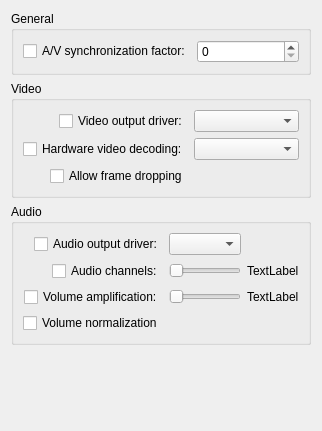
<?xml version="1.0" encoding="UTF-8"?>
<ui version="4.0">
 <class>mpvconfigwidget</class>
 <widget class="QWidget" name="mpvconfigwidget">
  <property name="geometry">
   <rect>
    <x>0</x>
    <y>0</y>
    <width>288</width>
    <height>431</height>
   </rect>
  </property>
  <layout class="QVBoxLayout" name="verticalLayout">
   <property name="sizeConstraint">
    <enum>QLayout::SetMinimumSize</enum>
   </property>
   <item>
    <widget class="QGroupBox" name="groupBox">
     <property name="title">
      <string>General</string>
     </property>
     <layout class="QGridLayout" name="gridLayout">
      <item row="0" column="0" alignment="Qt::AlignRight|Qt::AlignVCenter">
       <widget class="QCheckBox" name="m_avSyncCheckbox">
        <property name="text">
         <string>A/V synchronization factor:</string>
        </property>
       </widget>
      </item>
      <item row="0" column="1">
       <widget class="QSpinBox" name="m_avSyncValue"/>
      </item>
     </layout>
    </widget>
   </item>
   <item>
    <widget class="QGroupBox" name="groupBox_2">
     <property name="title">
      <string>Video</string>
     </property>
     <layout class="QGridLayout" name="gridLayout_2">
      <item row="0" column="1">
       <widget class="QComboBox" name="m_videoOutputValue"/>
      </item>
      <item row="1" column="0" alignment="Qt::AlignRight|Qt::AlignVCenter">
       <widget class="QCheckBox" name="m_hwDecodeEnabled">
        <property name="text">
         <string>Hardware video decoding:</string>
        </property>
       </widget>
      </item>
      <item row="1" column="1">
       <widget class="QComboBox" name="m_hwDecodeValue"/>
      </item>
      <item row="2" column="0" alignment="Qt::AlignRight|Qt::AlignVCenter">
       <widget class="QCheckBox" name="m_frameDropEnabled">
        <property name="text">
         <string>Allow frame dropping</string>
        </property>
       </widget>
      </item>
      <item row="0" column="0" alignment="Qt::AlignRight|Qt::AlignVCenter">
       <widget class="QCheckBox" name="m_videoOutputEnabled">
        <property name="text">
         <string>Video output driver:</string>
        </property>
       </widget>
      </item>
     </layout>
    </widget>
   </item>
   <item>
    <widget class="QGroupBox" name="groupBox_3">
     <property name="title">
      <string>Audio</string>
     </property>
     <layout class="QGridLayout" name="gridLayout_3">
      <item row="0" column="0" alignment="Qt::AlignRight|Qt::AlignVCenter">
       <widget class="QCheckBox" name="m_audioOutputEnabled">
        <property name="text">
         <string>Audio output driver:</string>
        </property>
       </widget>
      </item>
      <item row="1" column="1">
       <widget class="QSlider" name="m_audioChannelsValue">
        <property name="minimum">
         <number>1</number>
        </property>
        <property name="maximum">
         <number>6</number>
        </property>
        <property name="orientation">
         <enum>Qt::Horizontal</enum>
        </property>
       </widget>
      </item>
      <item row="0" column="1">
       <widget class="QComboBox" name="m_audioOutputValue"/>
      </item>
      <item row="3" column="0" alignment="Qt::AlignRight|Qt::AlignVCenter">
       <widget class="QCheckBox" name="m_volumeNormalizationEnabled">
        <property name="text">
         <string>Volume normalization</string>
        </property>
       </widget>
      </item>
      <item row="1" column="0" alignment="Qt::AlignRight|Qt::AlignVCenter">
       <widget class="QCheckBox" name="m_audioChannelsEnabled">
        <property name="text">
         <string>Audio channels:</string>
        </property>
       </widget>
      </item>
      <item row="2" column="0" alignment="Qt::AlignRight|Qt::AlignVCenter">
       <widget class="QCheckBox" name="m_volumeAmplificationEnabled">
        <property name="text">
         <string>Volume amplification:</string>
        </property>
       </widget>
      </item>
      <item row="2" column="1">
       <widget class="QSlider" name="m_volumeAmplificationValue">
        <property name="minimum">
         <number>100</number>
        </property>
        <property name="maximum">
         <number>600</number>
        </property>
        <property name="singleStep">
         <number>10</number>
        </property>
        <property name="pageStep">
         <number>50</number>
        </property>
        <property name="orientation">
         <enum>Qt::Horizontal</enum>
        </property>
       </widget>
      </item>
      <item row="2" column="2">
       <widget class="QLabel" name="m_volumeAmplificationLabel">
        <property name="text">
         <string>TextLabel</string>
        </property>
       </widget>
      </item>
      <item row="1" column="2">
       <widget class="QLabel" name="m_audioChannelsLabel">
        <property name="text">
         <string>TextLabel</string>
        </property>
       </widget>
      </item>
     </layout>
    </widget>
   </item>
   <item>
    <spacer name="spacer">
     <property name="orientation">
      <enum>Qt::Vertical</enum>
     </property>
     <property name="sizeHint" stdset="0">
      <size>
       <width>20</width>
       <height>40</height>
      </size>
     </property>
    </spacer>
   </item>
  </layout>
 </widget>
 <tabstops>
  <tabstop>m_avSyncCheckbox</tabstop>
  <tabstop>m_avSyncValue</tabstop>
  <tabstop>m_videoOutputEnabled</tabstop>
  <tabstop>m_videoOutputValue</tabstop>
  <tabstop>m_hwDecodeEnabled</tabstop>
  <tabstop>m_hwDecodeValue</tabstop>
  <tabstop>m_frameDropEnabled</tabstop>
  <tabstop>m_audioOutputEnabled</tabstop>
  <tabstop>m_audioOutputValue</tabstop>
  <tabstop>m_audioChannelsEnabled</tabstop>
  <tabstop>m_audioChannelsValue</tabstop>
  <tabstop>m_volumeAmplificationEnabled</tabstop>
  <tabstop>m_volumeAmplificationValue</tabstop>
  <tabstop>m_volumeNormalizationEnabled</tabstop>
 </tabstops>
 <resources/>
 <connections>
  <connection>
   <sender>m_videoOutputEnabled</sender>
   <signal>toggled(bool)</signal>
   <receiver>m_videoOutputValue</receiver>
   <slot>setEnabled(bool)</slot>
   <hints>
    <hint type="sourcelabel">
     <x>193</x>
     <y>142</y>
    </hint>
    <hint type="destinationlabel">
     <x>273</x>
     <y>147</y>
    </hint>
   </hints>
  </connection>
  <connection>
   <sender>m_hwDecodeEnabled</sender>
   <signal>toggled(bool)</signal>
   <receiver>m_hwDecodeValue</receiver>
   <slot>setEnabled(bool)</slot>
   <hints>
    <hint type="sourcelabel">
     <x>82</x>
     <y>179</y>
    </hint>
    <hint type="destinationlabel">
     <x>273</x>
     <y>184</y>
    </hint>
   </hints>
  </connection>
  <connection>
   <sender>m_audioOutputEnabled</sender>
   <signal>toggled(bool)</signal>
   <receiver>m_audioOutputValue</receiver>
   <slot>setEnabled(bool)</slot>
   <hints>
    <hint type="sourcelabel">
     <x>133</x>
     <y>284</y>
    </hint>
    <hint type="destinationlabel">
     <x>213</x>
     <y>289</y>
    </hint>
   </hints>
  </connection>
  <connection>
   <sender>m_audioChannelsEnabled</sender>
   <signal>toggled(bool)</signal>
   <receiver>m_audioChannelsValue</receiver>
   <slot>setEnabled(bool)</slot>
   <hints>
    <hint type="sourcelabel">
     <x>133</x>
     <y>316</y>
    </hint>
    <hint type="destinationlabel">
     <x>213</x>
     <y>315</y>
    </hint>
   </hints>
  </connection>
  <connection>
   <sender>m_volumeAmplificationEnabled</sender>
   <signal>toggled(bool)</signal>
   <receiver>m_volumeAmplificationValue</receiver>
   <slot>setEnabled(bool)</slot>
   <hints>
    <hint type="sourcelabel">
     <x>133</x>
     <y>343</y>
    </hint>
    <hint type="destinationlabel">
     <x>213</x>
     <y>342</y>
    </hint>
   </hints>
  </connection>
  <connection>
   <sender>m_avSyncCheckbox</sender>
   <signal>toggled(bool)</signal>
   <receiver>m_avSyncValue</receiver>
   <slot>setEnabled(bool)</slot>
   <hints>
    <hint type="sourcelabel">
     <x>197</x>
     <y>64</y>
    </hint>
    <hint type="destinationlabel">
     <x>273</x>
     <y>69</y>
    </hint>
   </hints>
  </connection>
  <connection>
   <sender>m_audioChannelsValue</sender>
   <signal>valueChanged(int)</signal>
   <receiver>m_audioChannelsLabel</receiver>
   <slot>setNum(int)</slot>
   <hints>
    <hint type="sourcelabel">
     <x>182</x>
     <y>308</y>
    </hint>
    <hint type="destinationlabel">
     <x>246</x>
     <y>299</y>
    </hint>
   </hints>
  </connection>
  <connection>
   <sender>m_volumeAmplificationValue</sender>
   <signal>valueChanged(int)</signal>
   <receiver>m_volumeAmplificationLabel</receiver>
   <slot>setNum(int)</slot>
   <hints>
    <hint type="sourcelabel">
     <x>194</x>
     <y>332</y>
    </hint>
    <hint type="destinationlabel">
     <x>242</x>
     <y>331</y>
    </hint>
   </hints>
  </connection>
 </connections>
</ui>
